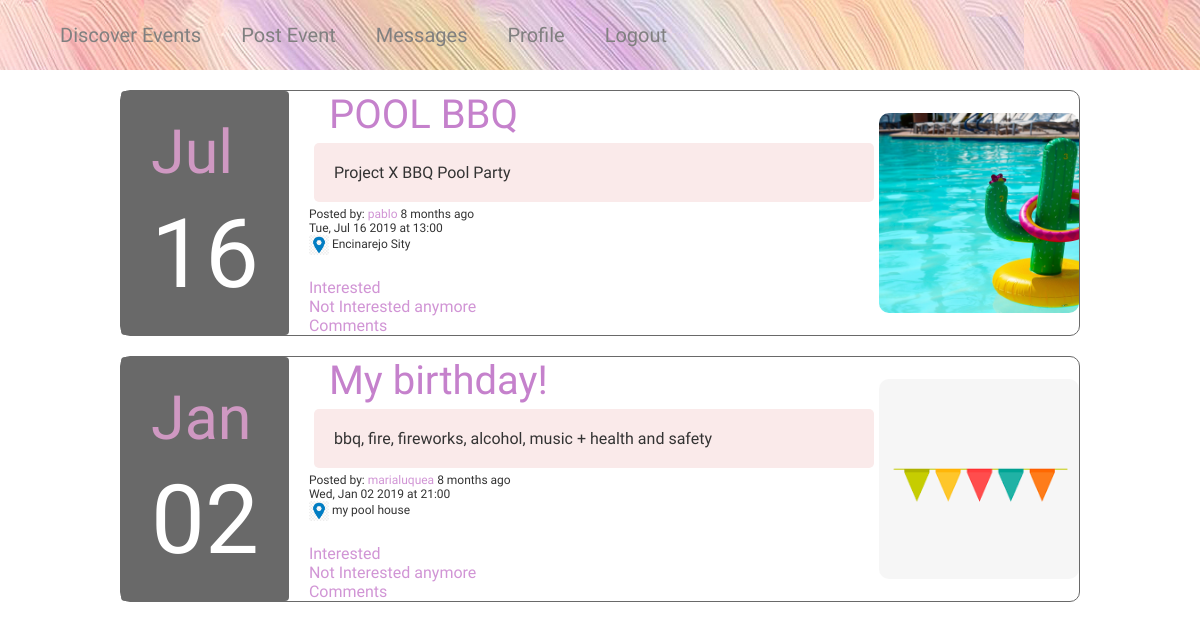
Page /discoverevents (signed in) on the committed database.
### app/models.py (models this page shows, shortened)
class Post(db.Model):
    __tablename__ = 'post'
    id = db.Column(db.Integer, primary_key=True)
    title = db.Column(db.String(25))
    eventphoto = db.Column(db.String(50))
    date = db.Column(db.DateTime)
    time = db.Column(db.DateTime)
    venue = db.Column(db.String(70))
    body = db.Column(db.String(140))
    timestamp = db.Column(db.DateTime, index=True, default=datetime.utcnow)
    user_id = db.Column(db.Integer, db.ForeignKey('user.id'))
    userlist = db.relationship('UserList', backref='event_interested', lazy='dynamic')
    comments = db.relationship('Comment', backref='post', lazy='dynamic')

class User(UserMixin, db.Model):
    __tablename__ = 'user'
    id = db.Column(db.Integer, primary_key=True)
    username = db.Column(db.String(64), index=True, unique=True)
    email = db.Column(db.String(120), index=True, unique=True)
    password_hash = db.Column(db.String(128))
    profilepic = db.Column(db.String(50))
    posts = db.relationship('Post', backref='author', lazy='dynamic')
    about_me = db.Column(db.String(200))
    last_seen = db.Column(db.DateTime, default=datetime.utcnow)
    followed = db.relationship(
        'User', secondary=followers,
        primaryjoin=(followers.c.follower_id == id),
        secondaryjoin=(followers.c.followed_id == id),
        backref=db.backref('followers', lazy='dynamic'), lazy='dynamic')
    messages_sent = db.relationship('Message',foreign_keys='Message.sender_id',backref='author', lazy='dynamic')
    messages_received = db.relationship('Message',foreign_keys='Message.recipient_id',backref='recipient', lazy='dynamic')
    last_message_read_time = db.Column(db.DateTime)
    notifications = db.relationship('Notification', backref='user',lazy='dynamic')
    def new_messages(self):
        last_read_time = self.last_message_read_time or datetime(1900, 1, 1)
        return Message.query.filter_by(recipient=self).filter(
            Message.timestamp > last_read_time).count()

### main.py (the view)
@app.route('/')
@app.route('/discoverevents')
@login_required
def explore():
    page = request.args.get('page', 1, type=int)
    posts = Post.query.order_by(Post.timestamp.desc()).paginate(page, app.config['POSTS_PER_PAGE'], False)
    next_url = url_for('explore', page=posts.next_num) \
        if posts.has_next else None
    prev_url = url_for('explore', page=posts.prev_num) \
        if posts.has_prev else None
    return render_template("index.html", title='Discover new events!', posts=posts.items, next_url=next_url, prev_url=prev_url)

### app/models.py (called while the page is built)
@login.user_loader
def load_user(id):
    return User.query.get(int(id))

### main.py (called while the page is built)
@app.before_request
def before_request():
    if current_user.is_authenticated:
        current_user.last_seen = datetime.utcnow()
        db.session.commit()

### app/templates/index.html (shortened to what this page needs)
<head>
  <link rel="stylesheet" href="{{ url_for('static', filename='css/style.css') }}"/>
</head>
{% extends "base.html" %}
{% block app_content %}
  {% if posts %}
    {% for post in posts %}
      {% include '_post.html' %}
    {% endfor %}
  {% endif %}
{% endblock %}

### app/templates/_post.html (shortened to what this page needs)
<head>
  <link rel="stylesheet" href="{{ url_for('static', filename='css/style.css') }}"/>
  <link rel="stylesheet" href="{{ url_for('static', filename='css/style.css') }}"/>
</head>
<div class="post">
  <table>
    <tr class="date">
      <td class="fondo">
        <p class="event-month">{{ post.date.strftime("%b") }}</p>
        <p class="event-day">{{ post.date.strftime("%d") }}</p>
      </td>
      <td class="event">
        <a href="{{ url_for('post', post_id=post.id) }}" class="event-name">
          {{ post.title }}
        </a>
        <br>
        <div class="event-description">
          {{ post.body }}
        </div>
        <div class="event-info">
          Posted by:
          <a class="link" href="{{ url_for('user', username=post.author.username) }}">
            {{ post.author.username }}
          </a>
          {{ moment(post.timestamp).fromNow() }}
          <br>
          {{ post.date.strftime("%a, %b %d %Y") }}
          at {{ post.time.strftime("%H:%M") }}
          <br>
          <img src="../static/images/location.png" height="20px">
          {{ post.venue }}
        </div>
        <br>
        <a class="link" href="{{ url_for('interested', post_id=post.id, user_id=current_user.id) }}">Interested</a>
        <br>
        <a class="link" href="{{ url_for('not_interested', post_id=post.id, user_id=current_user.id) }}">Not Interested anymore</a>
        <br>
        <a class="link" href="{{ url_for('comment', post_id=post.id)}}">Comments</a>
      </td>
      <td class="event-photo">
        <img src="{{ post.eventphoto }}">
      </td>
    </tr>
  </table>
</div>

### app/static/css/style.css (style rules this page uses)
.link { color: #D195D5; font-family: "Didact Gothic"; }
p { font-family: "Didact Gothic"; }
.event { padding-left: 20px; width: 100%; }
.event-name { font-family: 'Delius Unicase'; color: #C581CC; font-size: 40px; padding-left: 20px; }
.event-month { color: #CF98C2; font-size: 61px; font-family: 'Delius Unicase'; }
.event-day { font-size: 96px; text-align: center; font-family: 'Delius Unicase'; color: white; margin-bottom: 0; }
.event-description { background-color: #FAEAEA; border-radius: 5px; padding: 20px; font-family: "Didact Gothic"; margin: 5px; }
.event-photo { align: right; }
.event-photo img { height: 200px; width: 200px; border-radius: 10px; object-fit: cover; }
.event-info { font-family: "Didact Gothic"; font-size: 12px; }
.fondo { background-color: dimgrey; border-radius: 4px; padding: 0 30px; }
table .date { padding: 0 30px; }
.post { border: 1px solid dimgrey; border-radius: 10px; width: 80%; margin: 20px auto; }

### rows in the picture
Post: date "Jul", date "16", title "POOL BBQ", body "Project X BBQ Pool Party", author.username "pablo", timestamp "8 months ago", date "Tue, Jul 16 2019", time "13:00", venue "Encinarejo Sity", shows a picture
Post: date "Jan", date "02", title "My birthday!", body "bbq, fire, fireworks, alcohol, music + health and safety", author.username "marialuquea", timestamp "8 months ago", date "Wed, Jan 02 2019", time "21:00", venue "my pool house", shows a picture
